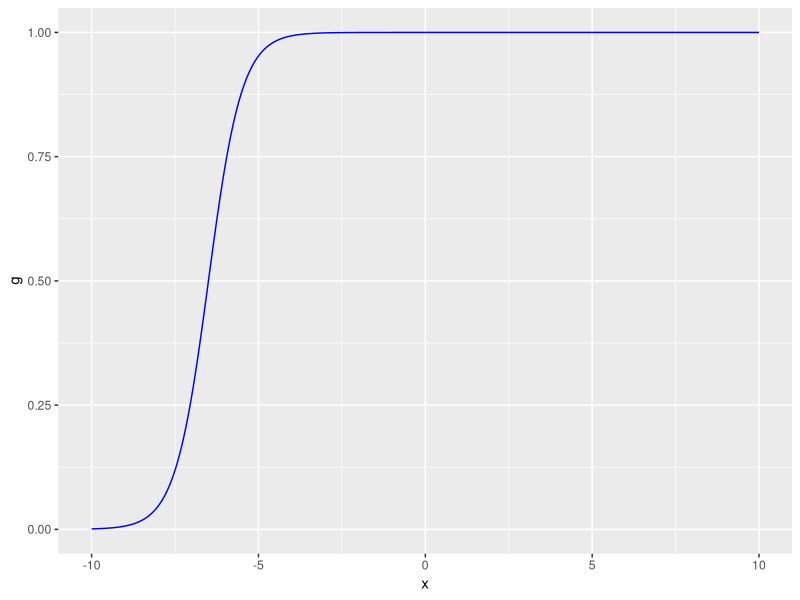
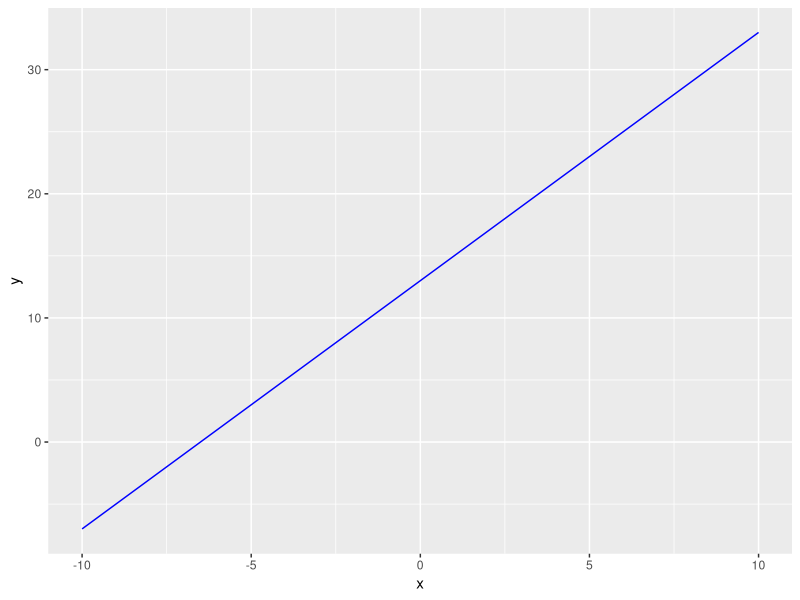
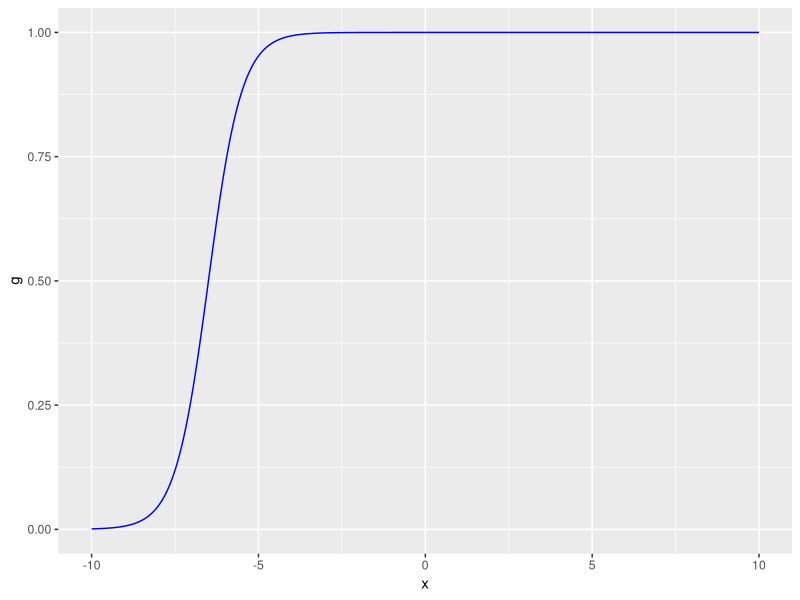

The R source for these figures, in order:
library(ggplot2)
x <- seq(from = -10, to = 10, by = 0.01)
#standard Sigmoid function
g = 1/(1+exp(-x))
p0 <- ggplot(data = NULL, mapping = aes(x = x,y = g))
p0 <- p0 + geom_line(colour = 'blue')

#transform Linear function to Sigmoid function
x <- seq(from = -10, to = 10, by = 0.01)
y = 2*x + 13
g = 1/(1+exp(-y))

p1 <- ggplot(data = NULL, mapping = aes(x = x,y = y))
p1 <- p1 + geom_line(colour = 'blue')

p2 <- ggplot(data = NULL, mapping = aes(x = x,y = g))
p2 <- p2 + geom_line(colour = 'blue')
